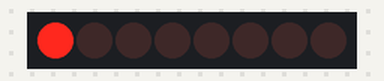
A program run on a simulated Arduino Uno, built with avr-gcc and run on an emulated ATmega328P. Parts: 8 shift-register outputs drawn as a row of LEDs (first output left, lit = HIGH). Wiring (inferred from the names in the program): shift register (74HC595): data pin 11; shift clock pin 12; latch pin 8. Wiring (inferred from the signals the program sends): row of LEDs: on Q0, Q1, Q2, Q3, Q4, Q5, Q6, Q7.

Above: at 0.2 s.
At 2.7 s:
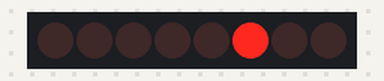
At 5.7 s:
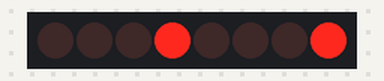
At 11.2 s:
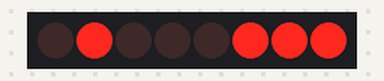
At 16.7 s:
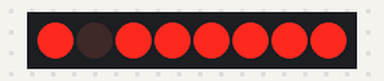
At 22.7 s:
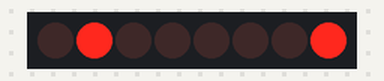
Timing chart, 0 to 23.4 s (numbered marks = the images above):
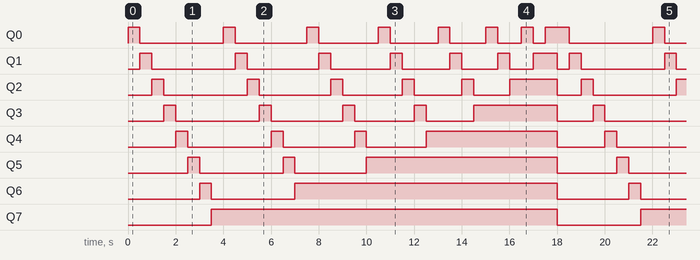

The program:

main.cpp
```cpp
#include <Arduino.h>

int latchPin = 8;
int clockPin = 12;
int dataPin = 11;

unsigned char table[] = {0x01,0x02,0x04,0x08,0x10,0x20,0x40,0x80,
  0b10000001,
  0b10000010,
  0b10000100,
  0b10001000,
  0b10010000,
  0b10100000,
  0b11000000,
  0b11000001,
  0b11000010,
  0b11000100,
  0b11001000,
  0b11010000,
  0b11100000,
  0b11100001,
  0b11100010,
  0b11100100,
  0b11101000,
  0b11110000,
  0b11110001,
  0b11110010,
  0b11110100,
  0b11111000,
  0b11111001,
  0b11111010,
  0b11111100,
  0b11111101,
  0b11111110,
  0b11111111
};	//LED状态显示的变量

void setup() {
  pinMode(latchPin,OUTPUT);
  pinMode(clockPin,OUTPUT);
  pinMode(dataPin,OUTPUT);
}

void loop() {
  for(int i=0; i<36; i++)
  {
    digitalWrite(latchPin,LOW); //将ST_CP口上面加低电平让芯片准备好接收数据
    shiftOut(dataPin,clockPin,MSBFIRST,table[i]);
    														//串行数据输入引脚为dataPin，时钟引脚为clockPin，执行MSB有限发送，发送数据table[i]
    digitalWrite(latchPin,HIGH); //将ST_CP这个针脚恢复到高电平
    delay(500);				//延时500ms
  }
}
```

Measured:
- by itself, Q4: repeats every 18.0 s: LOW 3.5 s, HIGH 0.50 s, LOW 3.0 s, HIGH 0.50 s, LOW 2.5 s, HIGH 5.5 s, LOW 2.0 s, HIGH 0.50 s
- by itself, Q5: repeats every 18.0 s: LOW 3.5 s, HIGH 0.50 s, LOW 3.0 s, HIGH 8.0 s, LOW 2.5 s, HIGH 0.50 s
- by itself, Q6: repeats every 18.0 s: LOW 3.5 s, HIGH 11.0 s, LOW 3.0 s, HIGH 0.50 s
- by itself, Q7: alternates HIGH for 14.5 s and LOW for 3.5 s
- by itself, Q3: repeats every 18.0 s: LOW 3.5 s, HIGH 0.50 s, LOW 3.0 s, HIGH 0.50 s, LOW 2.5 s, HIGH 0.50 s, LOW 2.0 s, HIGH 3.5 s, LOW 1.5 s, HIGH 0.50 s
- by itself, Q2: repeats every 18.0 s: LOW 3.5 s, HIGH 0.50 s, LOW 3.0 s, HIGH 0.50 s, LOW 2.5 s, HIGH 0.50 s, LOW 2.0 s, HIGH 0.50 s, LOW 1.5 s, HIGH 2.0 s, LOW 1.0 s, HIGH 0.50 s
